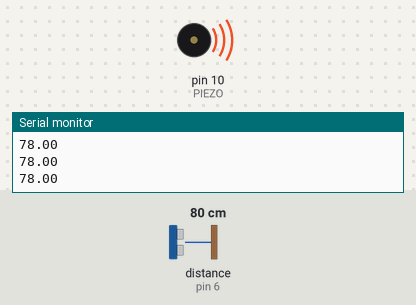
A sketch run on a simulated Arduino Uno, built with avr-gcc and run on an emulated ATmega328P. Parts: buzzer (waves = sounding), the last lines printed to the serial monitor. Wiring (inferred from the names in the program): ultrasonic range finder: trigger pin 7; echo pin 6. The inputs (shaded band) are chosen by the test bench; at power-on: distance to the obstacle (sensor on pin 6) 80 cm. The echo pulse lasts 58.3 µs per cm.

Above: at 1.2 s.
1.3 s: distance to the obstacle (sensor on pin 6) set to 87 cm
At 2.1 s:
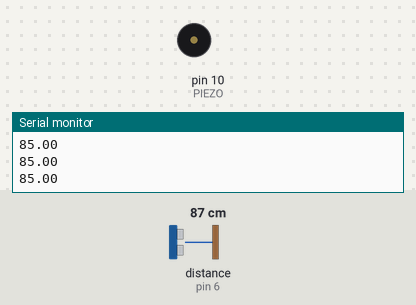
2.8 s: distance to the obstacle (sensor on pin 6) set to 2 cm
At 3.7 s:
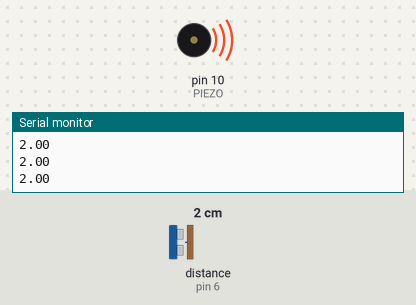
4.3 s: distance to the obstacle (sensor on pin 6) set to 120 cm
At 5.7 s:
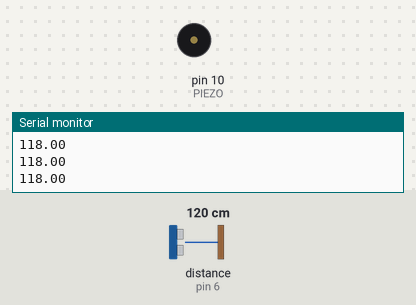
Timing chart, 0 to 7.3 s (numbered marks = the images above; inputs shaded):
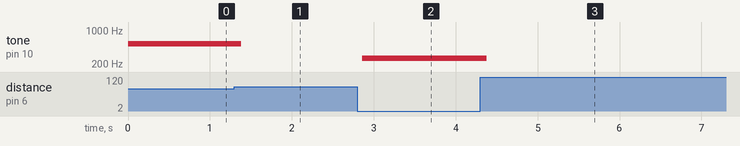

Measured:
- the behaviour switches between 81 and 82 cm on distance to the obstacle (sensor on pin 6) (found by bisection; images 0 and 1)
- after the input at 1.3 s, tone on pin 10 (PIEZO): 523 Hz → silent after 0.08 s
- after the input at 2.8 s, tone on pin 10 (PIEZO): silent → 262 Hz after 0.06 s
- after the input at 4.3 s, tone on pin 10 (PIEZO): 262 Hz → silent after 0.08 s

The sketch:

ultrasonic_sensor_piano.ino
```cpp
// 초음파센서 활용하여 거리 계산
// 거리에 따라 다른 음을 내도록 구현
#define PIEZO 10

// 초음파센서의 echo, trig 핀과 연결할 아두이노 핀 번호 설정
int echo = 6;
int trig = 7;
/*
  초음파센서는 echo, trig 핀을 이용하여 물체와의 거리를 계산한다.
  trig 에서 초음파가 전송되어 물체를 맞고 다시 되돌아와서 echo에 전달된다.
  echo는 trig 에서 초음파가 전송된 후 돌아올때까지 시간을 측정하여 거리를 계산한다.
*/

void setup() {
  Serial.begin(9600);
  // trig 핀은 출력, echo 핀은 입력
  pinMode(trig, OUTPUT);
  pinMode(echo, INPUT);
  pinMode(PIEZO, OUTPUT); // 생략해도 상관없음
}

void loop() {
  digitalWrite(trig, LOW);
  delayMicroseconds(2);
  // trig 핀을 HIGH로 설정하면 초음파센서의 trig 핀이 0V가 된다.
  digitalWrite(trig, HIGH);
  // 10uS 동안 delay
  delayMicroseconds(10);
  // trig 핀을 LOW로 설정 -> 초음파센서의 trig 핀이 5V가 됨
  digitalWrite(trig, LOW);

  // echo핀이 HIGH값이 될때까지 시간을 저장
  unsigned long duration = pulseIn(echo, HIGH);

  // 초음파가 갔다오는데 걸린 시간과 음파의 속력을 이용하여 실제 물체와의 거리 계산
  float distanceCM = ((34000 * duration) / 1000000) / 2;

  Serial.println(distanceCM);

  if(distanceCM >= 0 && distanceCM < 10){
    tone(PIEZO, 262); // 도
  }
  else if(distanceCM >= 10 && distanceCM < 20){
    tone(PIEZO, 294); // 레
  }
  else if(distanceCM >= 20 && distanceCM < 30){
    tone(PIEZO, 329.6); // 미
  }
  else if(distanceCM >= 30 && distanceCM < 40){
    tone(PIEZO, 349.2); // 파
  }
  else if(distanceCM >= 40 && distanceCM < 50){
    tone(PIEZO, 392); // 솔
  }
  else if(distanceCM >= 50 && distanceCM < 60){
    tone(PIEZO, 440); // 라
  }
  else if(distanceCM >= 60 && distanceCM < 70){
    tone(PIEZO, 493.9); // 시
  }
  else if(distanceCM >= 70 && distanceCM < 80){
    tone(PIEZO, 523); // 도
  }
  else{
    noTone(PIEZO);
  }

  delay(100);
}
```
